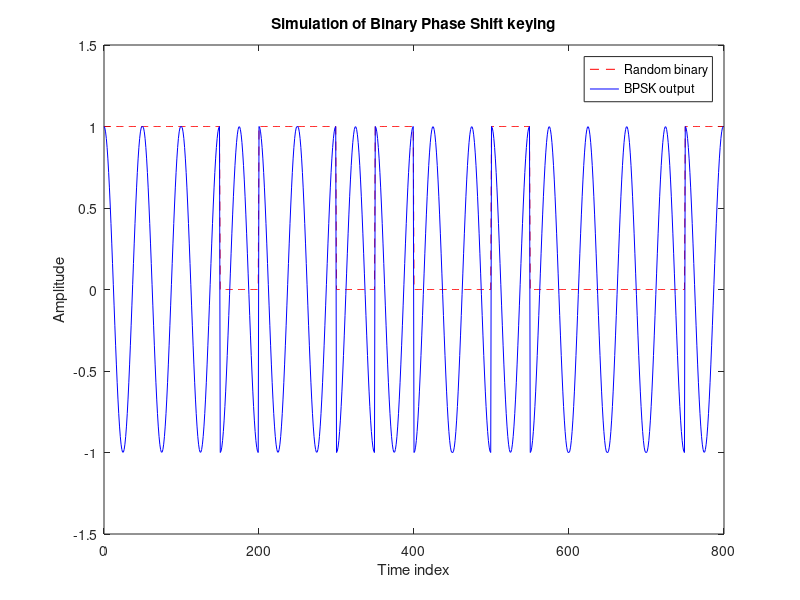

The MATLAB source for this figure: (Note: this script raises an error after producing the figure.)
clear all;
close all;
clc;
fc=1000;        
t=linspace(0,1/1000,50);
e0=cos(2*pi*fc*t);   
e1=-cos(2*pi*fc*t); 
b=mod(randperm(16),2);
bnot=1-b;
n=['The binary data is   ',num2str(b)];
bpsk1=[];bpsk2=[];bin=[];

for i=1:length(b)
    bpsk1=[bpsk1,b(i)*e0];
    bpsk2=[bpsk2,bnot(i)*e1];
    bin=[bin,b(i)*ones(1,50)];
end;

bpskout=bpsk1+bpsk2;
tm=[0:length(bpsk1)-1];
plot(tm,bin,'r--');
axis([0 length(bin) 0 1.5]);
hold on;
 
plot(tm,bpskout,'b');
axis([0 length(tm) -1.5 1.5]);
hold off;
 
xlabel('Time index');
ylabel('Amplitude');
legend('Random binary','BPSK output');
title('Simulation of Binary Phase Shift keying');
gtext(n);
